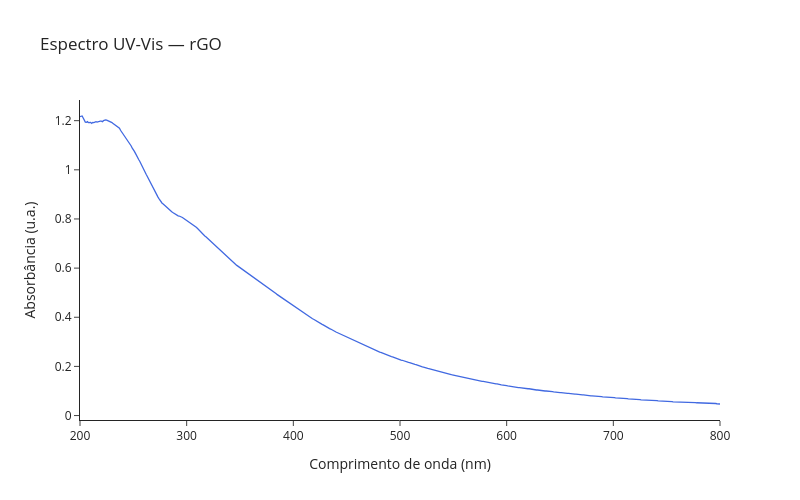

Here is the notebook cell this chart was saved with:
### Markdown cell above
# UV-Vis - rGO

### Code cell
uvvis_plot('rGO_MMV.txt', 'rGO')

### Figure 1 — Plotly figure (JSON) as saved in the notebook; plotly's stock layout.template omitted (floating-point values rounded to 4 significant figures; data arrays with more than 128 entries replaced by an {"elided": "..."} marker saying what was removed)
{"data": [{"line": {"color": "royalblue", "width": 1.3}, "mode": "lines", "name": "UV-Vis", "type": "scatter", "x": {"elided": "601 float values"}, "y": {"elided": "601 float values"}}], "layout": {"height": 500, "title": {"text": "Espectro UV-Vis — rGO"}, "width": 800, "xaxis": {"title": {"text": "Comprimento de onda (nm)"}}, "yaxis": {"title": {"text": "Absorbância (u.a.)"}}}}
